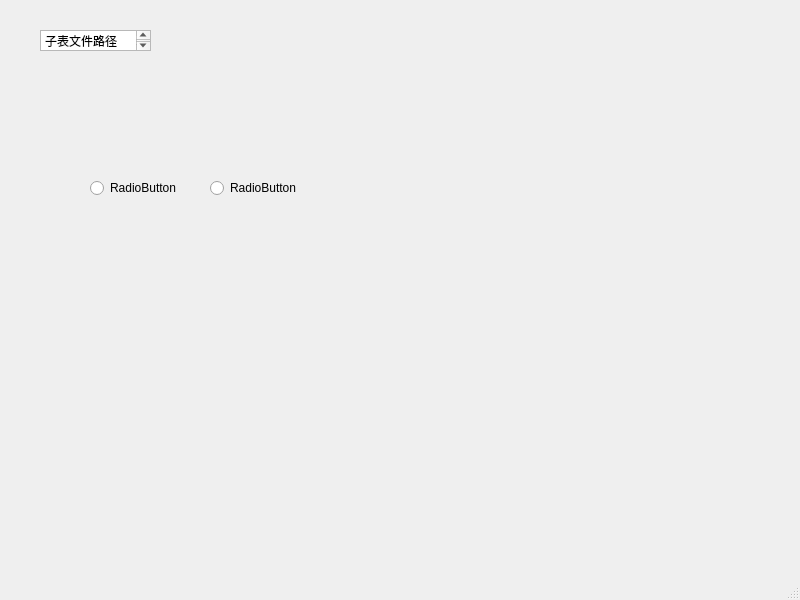
<?xml version="1.0" encoding="UTF-8"?>
<ui version="4.0">
 <class>MainWindow</class>
 <widget class="QMainWindow" name="MainWindow">
  <property name="geometry">
   <rect>
    <x>0</x>
    <y>0</y>
    <width>800</width>
    <height>600</height>
   </rect>
  </property>
  <property name="windowTitle">
   <string>MainWindow</string>
  </property>
  <widget class="QWidget" name="centralwidget">
   <widget class="QTextEdit" name="textEdit">
    <property name="geometry">
     <rect>
      <x>40</x>
      <y>30</y>
      <width>111</width>
      <height>21</height>
     </rect>
    </property>
    <property name="html">
     <string>&lt;!DOCTYPE HTML PUBLIC &quot;-//W3C//DTD HTML 4.0//EN&quot; &quot;http://www.w3.org/TR/REC-html40/strict.dtd&quot;&gt;
&lt;html&gt;&lt;head&gt;&lt;meta name=&quot;qrichtext&quot; content=&quot;1&quot; /&gt;&lt;style type=&quot;text/css&quot;&gt;
p, li { white-space: pre-wrap; }
&lt;/style&gt;&lt;/head&gt;&lt;body style=&quot; font-family:'SimSun'; font-size:9pt; font-weight:400; font-style:normal;&quot;&gt;
&lt;p style=&quot; margin-top:0px; margin-bottom:0px; margin-left:0px; margin-right:0px; -qt-block-indent:0; text-indent:0px;&quot;&gt;子表文件路径&lt;/p&gt;&lt;/body&gt;&lt;/html&gt;</string>
    </property>
   </widget>
   <widget class="QRadioButton" name="radioButton">
    <property name="geometry">
     <rect>
      <x>90</x>
      <y>180</y>
      <width>89</width>
      <height>16</height>
     </rect>
    </property>
    <property name="text">
     <string>RadioButton</string>
    </property>
   </widget>
   <widget class="QRadioButton" name="radioButton_2">
    <property name="geometry">
     <rect>
      <x>210</x>
      <y>180</y>
      <width>89</width>
      <height>16</height>
     </rect>
    </property>
    <property name="text">
     <string>RadioButton</string>
    </property>
   </widget>
  </widget>
  <widget class="QMenuBar" name="menubar">
   <property name="geometry">
    <rect>
     <x>0</x>
     <y>0</y>
     <width>800</width>
     <height>23</height>
    </rect>
   </property>
  </widget>
  <widget class="QStatusBar" name="statusbar"/>
 </widget>
 <resources/>
 <connections/>
</ui>
